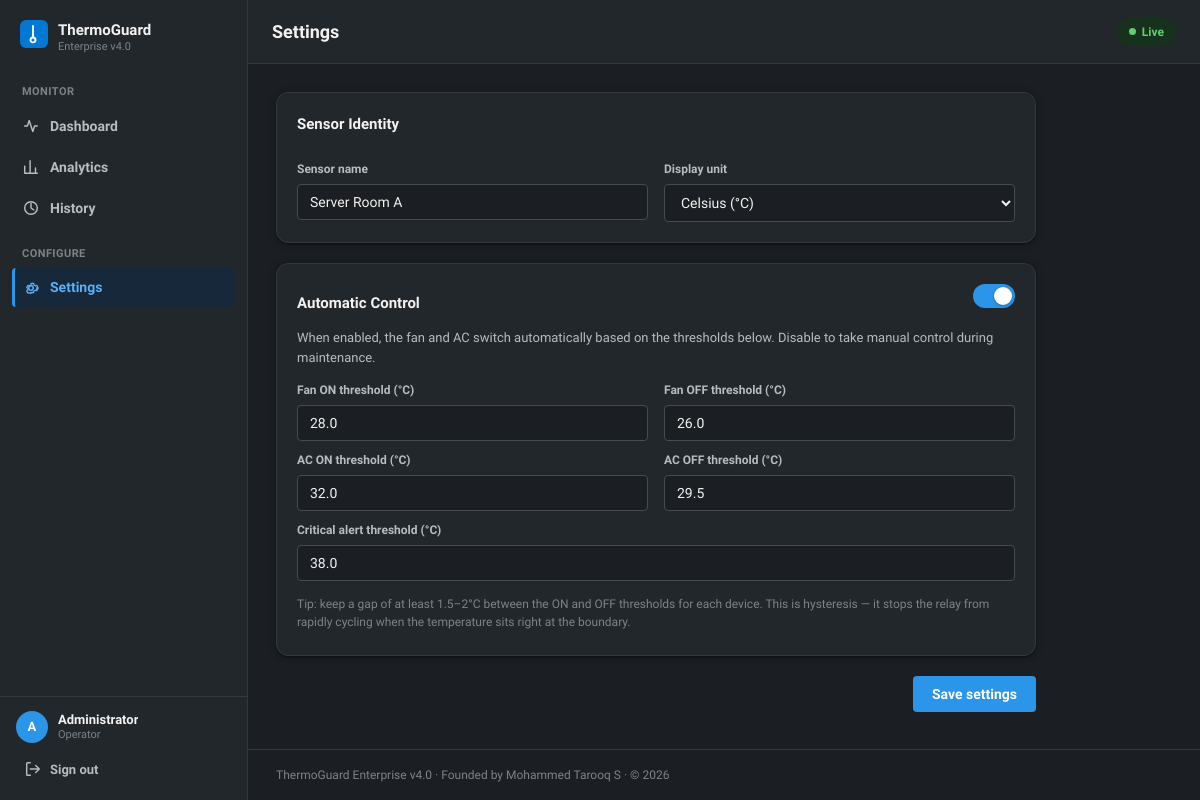
The app's page /settings (signed in) with its own data.
### tables this page shows
CREATE TABLE settings (
            key TEXT PRIMARY KEY,
            value TEXT NOT NULL
        );

### app.py (the view, shortened to what this page needs)
@app.route("/settings", methods=["GET", "POST"])
@login_required
def settings_page():
    db = get_db()
    current_settings = {
        "sensor_name": get_setting(db, "sensor_name", "Server Room A"),
        "fan_on_temp": get_setting(db, "fan_on_temp", FAN_ON_TEMP),
        "fan_off_temp": get_setting(db, "fan_off_temp", FAN_OFF_TEMP),
        "ac_on_temp": get_setting(db, "ac_on_temp", AC_ON_TEMP),
        "ac_off_temp": get_setting(db, "ac_off_temp", AC_OFF_TEMP),
        "critical_temp": get_setting(db, "critical_temp", CRITICAL_TEMP),
        "temp_unit": get_setting(db, "temp_unit", "C"),
        "auto_control_enabled": get_setting(db, "auto_control_enabled", "1") == "1",
    }
    return render_template("settings.html", settings=current_settings)

### app.py (called while the page is built)
def get_db():
    db = getattr(g, "_database", None)
    if db is None:
        db = g._database = sqlite3.connect(DATABASE, check_same_thread=False)
        db.row_factory = sqlite3.Row
    return db

def get_setting(db, key, default=None):
    row = db.execute("SELECT value FROM settings WHERE key = ?", (key,)).fetchone()
    return row["value"] if row else default

def login_required(view):
    @wraps(view)
    def wrapped(*args, **kwargs):
        if not session.get("user_id"):
            return redirect(url_for("login", next=request.path))
        return view(*args, **kwargs)
    return wrapped

@app.context_processor
def inject_globals():
    return {
        "app_name": APP_NAME,
        "app_version": APP_VERSION,
        "founder_name": FOUNDER_NAME,
        "current_year": datetime.now().year,
        "logged_in_user": session.get("username"),
    }

### templates/settings.html (shortened to what this page needs)
{% extends "base.html" %}
{% block page_title %}Settings{% endblock %}
{% block content %}
<form method="POST" action="{{ url_for('settings_page') }}" class="settings-form">
  <div class="card settings-card">
    <div class="card-header">
      <h2 class="card-title">Sensor Identity</h2>
    </div>
    <div class="settings-field-row">
      <div class="settings-field">
        <label class="field-label" for="sensor_name">Sensor name</label>
        <input class="field-input" type="text" id="sensor_name" name="sensor_name" value="{{ settings.sensor_name }}" required>
      </div>
      <div class="settings-field">
        <label class="field-label" for="temp_unit">Display unit</label>
        <select class="field-input" id="temp_unit" name="temp_unit">
          <option value="C" {% if settings.temp_unit == 'C' %}selected{% endif %}>Celsius (°C)</option>
        </select>
      </div>
    </div>
  </div>
  <div class="card settings-card">
    <div class="card-header">
      <h2 class="card-title">Automatic Control</h2>
      <label class="toggle">
        <span class="toggle-track"><span class="toggle-thumb"></span></span>
      </label>
    </div>
    <p class="settings-help">When enabled, the fan and AC switch automatically based on the thresholds below. Disable to take manual control during maintenance.</p>
    <div class="settings-field-row">
      <div class="settings-field">
        <label class="field-label" for="fan_on_temp">Fan ON threshold (°C)</label>
        <input class="field-input" type="number" step="0.1" id="fan_on_temp" name="fan_on_temp" value="{{ settings.fan_on_temp }}" required>
      </div>
      <div class="settings-field">
        <label class="field-label" for="fan_off_temp">Fan OFF threshold (°C)</label>
        <input class="field-input" type="number" step="0.1" id="fan_off_temp" name="fan_off_temp" value="{{ settings.fan_off_temp }}" required>
      </div>
    </div>
    <div class="settings-field-row">
      <div class="settings-field">
        <label class="field-label" for="ac_on_temp">AC ON threshold (°C)</label>
        <input class="field-input" type="number" step="0.1" id="ac_on_temp" name="ac_on_temp" value="{{ settings.ac_on_temp }}" required>
      </div>
      <div class="settings-field">
        <label class="field-label" for="ac_off_temp">AC OFF threshold (°C)</label>
        <input class="field-input" type="number" step="0.1" id="ac_off_temp" name="ac_off_temp" value="{{ settings.ac_off_temp }}" required>
      </div>
    </div>
    <div class="settings-field-row">
      <div class="settings-field">
        <label class="field-label" for="critical_temp">Critical alert threshold (°C)</label>
        <input class="field-input" type="number" step="0.1" id="critical_temp" name="critical_temp" value="{{ settings.critical_temp }}" required>
      </div>
    </div>
    <p class="settings-help settings-help-muted">Tip: keep a gap of at least 1.5–2°C between the ON and OFF thresholds for each device. This is hysteresis — it stops the relay from rapidly cycling when the temperature sits right at the boundary.</p>
  </div>
  <div class="settings-actions">
    <button type="submit" class="btn btn-primary">Save settings</button>
  </div>
</form>
{% endblock %}

### templates/base.html (shortened to what this page needs)
<!DOCTYPE html>
<html lang="en">
<head>
<link rel="stylesheet" href="{{ url_for('static', filename='css/style.css') }}">
</head>
<body>
<div class="app-shell">
  <aside class="sidebar" id="sidebar">
    <div class="sidebar-brand">
      <div class="brand-mark" aria-hidden="true">
        <svg width="28" height="28" viewBox="0 0 28 28" fill="none">
          <rect width="28" height="28" rx="6" fill="#0078D4"/>
          <path d="M14 6v10.5a3.5 3.5 0 1 1-2 0V6a1 1 0 0 1 2 0Z" fill="#fff"/>
          <circle cx="13" cy="20" r="1.5" fill="#0078D4"/>
        </svg>
      </div>
      <div class="brand-text">
        <span class="brand-name">ThermoGuard</span>
        <span class="brand-sub">Enterprise v{{ app_version }}</span>
      </div>
    </div>
    <nav class="sidebar-nav">
      <p class="nav-section-label">Monitor</p>
      <a href="{{ url_for('dashboard') }}" class="nav-link {% if request.endpoint == 'dashboard' %}active{% endif %}">
        <svg class="nav-icon" viewBox="0 0 20 20" fill="none"><path d="M3 10h3l2-6 4 12 2-6h3" stroke="currentColor" stroke-width="1.6" stroke-linecap="round" stroke-linejoin="round"/></svg>
        Dashboard
      </a>
      <a href="{{ url_for('analytics_page') }}" class="nav-link {% if request.endpoint == 'analytics_page' %}active{% endif %}">
        <svg class="nav-icon" viewBox="0 0 20 20" fill="none"><path d="M3 17V9M9 17V3M15 17v-6M3 17h14" stroke="currentColor" stroke-width="1.6" stroke-linecap="round" stroke-linejoin="round"/></svg>
        Analytics
      </a>
      <a href="{{ url_for('history_page') }}" class="nav-link {% if request.endpoint == 'history_page' %}active{% endif %}">
        <svg class="nav-icon" viewBox="0 0 20 20" fill="none"><path d="M10 5v5l3 2" stroke="currentColor" stroke-width="1.6" stroke-linecap="round" stroke-linejoin="round"/><circle cx="10" cy="10" r="7" stroke="currentColor" stroke-width="1.6"/></svg>
        History
      </a>
      <p class="nav-section-label">Configure</p>
      <a href="{{ url_for('settings_page') }}" class="nav-link {% if request.endpoint == 'settings_page' %}active{% endif %}">
        Settings
      </a>
    </nav>
    <div class="sidebar-footer">
      <div class="user-chip">
        <div class="user-avatar">{{ (logged_in_user or "U")[0]|upper }}</div>
        <div class="user-meta">
          <span class="user-name">{{ session.get('full_name') or logged_in_user }}</span>
          <span class="user-role">Operator</span>
        </div>
      </div>
      <a href="{{ url_for('logout') }}" class="logout-link">
        <svg class="nav-icon" viewBox="0 0 20 20" fill="none"><path d="M7 17H4a1 1 0 0 1-1-1V4a1 1 0 0 1 1-1h3M13 14l4-4-4-4M17 10H7" stroke="currentColor" stroke-width="1.6" stroke-linecap="round" stroke-linejoin="round"/></svg>
        Sign out
      </a>
    </div>
  </aside>
  <div class="main-col">
    <header class="topbar">
      <h1 class="topbar-title">{% block page_title %}Dashboard{% endblock %}</h1>
      <div class="topbar-right">
        <span class="live-pill" id="liveStatusPill">
          <span class="live-dot"></span> Live
        </span>
      </div>
    </header>
    <main class="page-content">
      {% block content %}{% endblock %}
    </main>
    <footer class="page-footer">
      <span>{{ app_name }} v{{ app_version }} &middot; Founded by {{ founder_name }} &middot; &copy; {{ current_year }}</span>
    </footer>
  </div>
</div>
</body>
</html>

### records on screen
settings: sensor_name "Server Room A"
settings: fan_on_temp "28.0"
settings: fan_off_temp "26.0"
settings: ac_on_temp "32.0"
settings: ac_off_temp "29.5"
settings: critical_temp "38.0"

### other values on screen
{{ app_version }} "4.0"
{{ (logged_in_user or "U")[0]|upper }} "A"
{{ session.get('full_name') or logged_in_user }} "Administrator"
{{ app_name }} "ThermoGuard Enterprise"
{{ founder_name }} "Mohammed Tarooq S"
